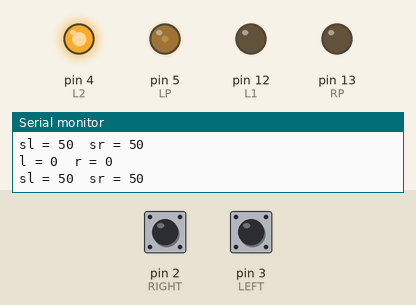
This sketch was run on a simulated Arduino Uno, built with avr-gcc and run on an emulated ATmega328P. Parts: output pins drawn as LEDs (lit = HIGH), the last lines printed to the serial monitor. The test bench sets the inputs (shaded band); at power-on: pin 2 (RIGHT) LOW, pin 3 (LEFT) LOW. Pins used as bus, display or sensor lines are not drawn.

Above: at 1.2 s.
1.3 s: pin 2 (RIGHT) pulled HIGH for 0.15 s
At 2.8 s:
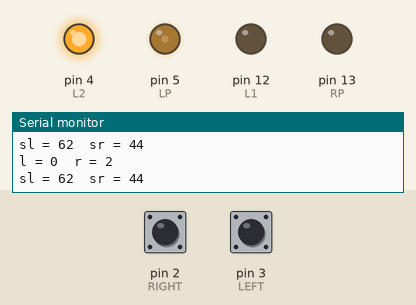
3.1 s: pin 2 (RIGHT) pulled HIGH for 1 s
At 4.0 s:
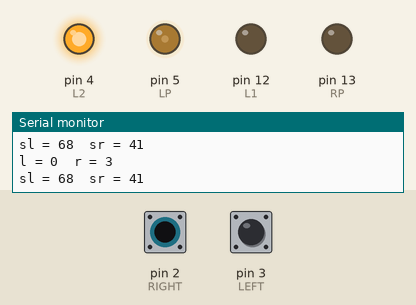
5.7 s: pin 3 (LEFT) pulled HIGH for 0.15 s
At 6.4 s:
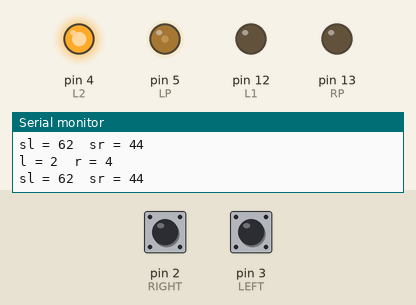
7.5 s: pin 2 (RIGHT) pulled HIGH for 3.2 s
At 8.7 s:
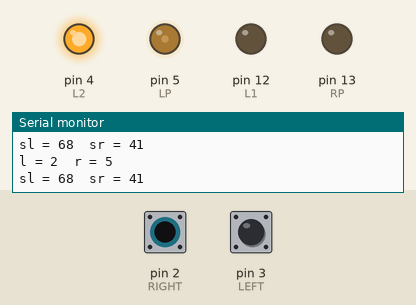
12.3 s: pin 2 (RIGHT) pulsed HIGH 5 times (0.12 s each, 0.3 s apart)
At 14.7 s:
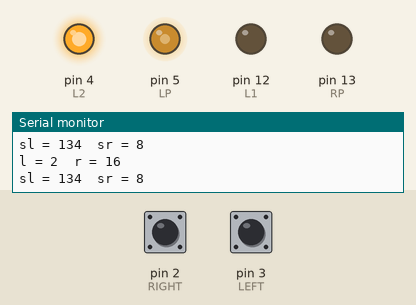
15.3 s: pin 2 (RIGHT) pulsed HIGH 5 times (0.12 s each, 0.3 s apart)
At 18.2 s:
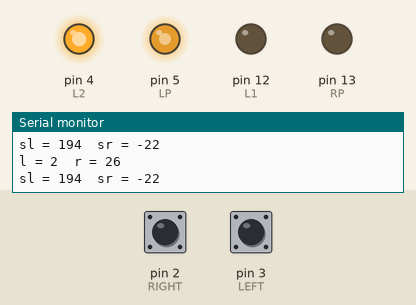
Timing chart, 0 to 19.3 s (numbered marks = the images above; inputs shaded):
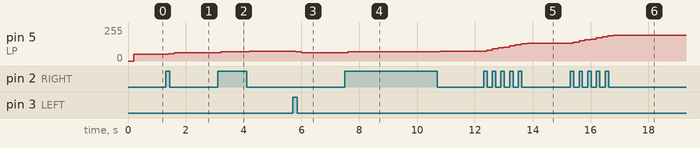

The sketch:

straight.ino
```cpp
#define LEFT 3
#define RIGHT 2
#define LP 5 //Скорость левого мотора
#define RP 13 //Скорость правого мотора
#define L1 12 //Направление вращения левого мотора
#define L2 4 //Напрвление вращения левого мотора
#define R1 8 //Напрвление вращения правого мотора
#define R2 10 //Напрвление вращения правого мотора

#define HOLES_DISC 20
#define SPEED_PERIOD 200

volatile int pulses_l = 0;
volatile int pulses_r = 0;
int speed = 50;


void counter1( void ){
  pulses_l++;
}

void counter2( void ){
  pulses_r++;
}

void setup( void ){
  Serial.begin(115200);

  pinMode(LEFT, INPUT);
  pinMode(RIGHT, INPUT);
  pinMode(L1,OUTPUT);
  pinMode(L2,OUTPUT);
  pinMode(R1,OUTPUT);
  pinMode(R2,OUTPUT);
  pinMode(LP,OUTPUT);
  pinMode(RP,OUTPUT);

  attachInterrupt(digitalPinToInterrupt(LEFT), counter1, CHANGE);
  attachInterrupt(digitalPinToInterrupt(RIGHT), counter2, CHANGE);

  // По умолчанию моторы выключены
  analogWrite(LP, 0);
  analogWrite(RP, 0);

  // Установка направления движения
  digitalWrite(L1,LOW);
  digitalWrite(L2,HIGH);
  digitalWrite(R1,LOW);
  digitalWrite(R2,HIGH);

}

void loop( void ){
  static unsigned long time;

  if ((millis() - time) >= SPEED_PERIOD){
    unsigned long delta_time = millis() - time;
    time = millis();

    Serial.print("\nl = ");
    Serial.print(pulses_l);
    Serial.print("\tr = ");
    Serial.print(pulses_r);

  int k_l = (pulses_r - pulses_l) * 6;
  int k_r = (pulses_l - pulses_r) * 3;

  int speed_l = speed + k_l;
  int speed_r = speed + k_r;

    analogWrite(LP, speed_l);
    analogWrite(RP, speed_r);

    Serial.print("\nsl = ");
    Serial.print(speed + k_l);
    Serial.print("\tsr = ");
    Serial.print(speed + k_r);
  }


}
```

Measured:
- after the input at 1.3 s, pin 5 (LP): 50/255 → 56/255 after 0.10 s, → 62/255 0.20 s later
- after the input at 3.1 s, pin 5 (LP): 62/255 → 68/255 after 0.10 s, → 74/255 1.0 s later
- after the input at 5.7 s, pin 5 (LP): 74/255 → 68/255 after 0.10 s, → 62/255 0.20 s later
- after the input at 7.5 s, pin 5 (LP): 62/255 → 68/255 after 0.10 s, → 74/255 3.2 s later
- after the input at 12.3 s, pin 5 (LP): moves from 74/255 to 134/255 over 1.4 s, starting after 0.10 s
- after the input at 15.3 s, pin 5 (LP): moves from 134/255 to 194/255 over 1.4 s, starting after 0.10 s
